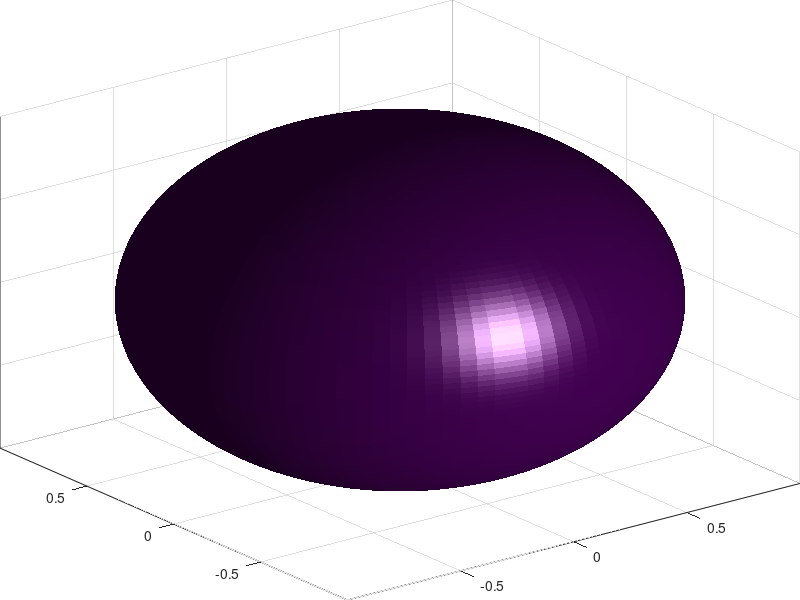

This figure's MATLAB source: (Note: this script raises an error after producing the figure.)
clear all
close all

res = '-r300';
fmt = '-djpeg';

im_save_dir = 'paper_figures';

n = 100;

[X, Y, Z] = sphere(n);

C = zeros(size(X));
C(round(0.4*n):round(0.6*n), round(0.2*n):round(0.3*n)) = 1;

v0 = [0 0];
v1 = [-1.5 1.5];

dir = [0 0 0;
    0 1 0;
    0 0 1;
    1 0 0];

for i=1:4
    figure;
    set(gcf, 'papersize', [1 1])
    h = surf(X, Y, Z, C, 'edgecolor','none');
    set(gca,'position',[0 0 1 1],'units','normalized')
    camlight(45, -20);
    lighting phong
    material dull
    
    axis off
    hold on
    plot3(v1, v0, v0, 'k')
    plot3(v0, v1, v0, 'k')
    plot3(v0, v0, v1, 'k')
    
    if i > 1
        rotate(h,dir(i, :),25)
    end
    
    print(sprintf('%s/sphere_%d', im_save_dir, i), fmt, res)
end

figure;
for i=1:4
    figure;
    set(gcf, 'papersize', [1 1])
    h = surf(X, Y, Z, C, 'edgecolor','none');
    set(gca,'position',[0 0 1 1],'units','normalized')
    
    camlight(45, -20);
    lighting phong
    material dull
    
    axis off
    hold on
    plot3(v1, v0, v0, 'k')
    plot3(v0, v1, v0, 'k')
    plot3(v0, v0, v1, 'k')
    if i > 1
        rotate(h,dir(i, :),25)
    else
        annotation('doublearrow', [0.4 0.6], [0.55 0.55],'color','w')
        annotation('doublearrow', [0.55 0.55], [0.4 0.6],'color','w')
        text(0, -1, 0.2, '\eta_{proj}','color','w')
        text(0.17, -1, 0, '\eta_{proj}','color','w')
        
    end
    view(0, 0)
    
    print(sprintf('%s/sphere2_%d', im_save_dir, i), fmt, res)
    
end

